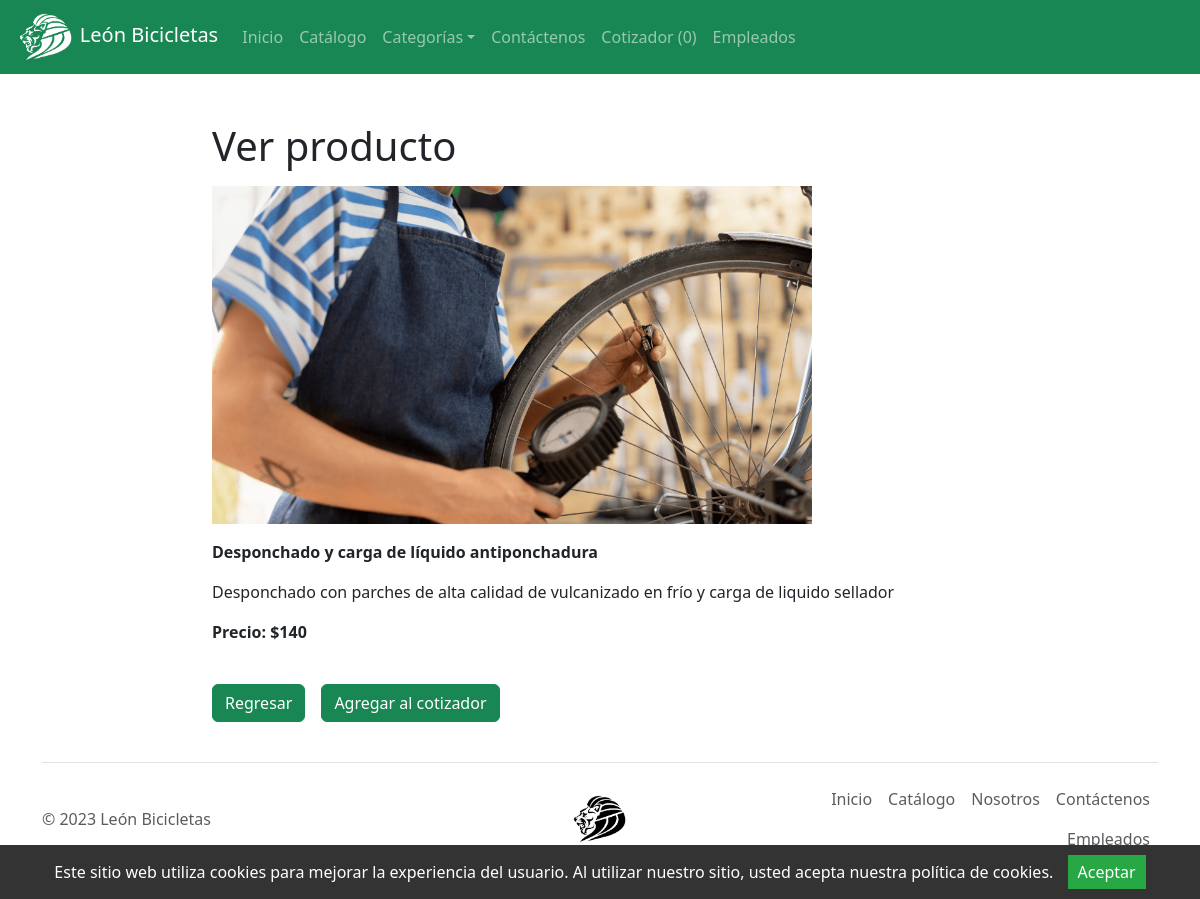
The page /es/verProducto.php?id=25 on the database its author committed.
### tables this page shows
create table productos (
idProd int primary key auto_increment,
nomProd varchar(45),
imgProd varchar(45),
descripcionProd varchar(200),
precio int(10),
stock int(10),
idCat int(10)
);

### es/verProducto.php (the view, shortened to what this page needs)
<?php
if (isset($_GET["id"]) && !empty(trim($_GET["id"]))) {
    require_once "./conexion/config.php";
    $sql = "CALL verProducto(?)";
    if ($stmt = $conn->prepare($sql)) {
        $stmt->bind_param("i", $param_id);
        if ($stmt->execute()) {
            $result = $stmt->get_result();
            if ($result->num_rows == 1) {
                $row = $result->fetch_array(MYSQLI_ASSOC);
            } else {
                header("location: error.php");
                exit();
            }
        } else {
            echo "Ups! Algo salió mal. Intenta más tarde.";
        }
    }
} else {
    header("location: error.php");
    exit();
}
include './TEMPLATE/head.php';
?>
<?php
include './TEMPLATE/nav.php';
?>
<div class="wrapper">
    <div class="container-fluid">
        <div class="row">
            <div class="col-md-12">
                <h1 class="mt-5 mb-3">Ver producto</h1>
                <div class="form-group">
                    <?php
                    echo '<p><img style="max-width: 600px;" src="./images/' . $row['imagen'] . '"/></p>';
                    ?>
                </div>
                <div class="form-group">
                    <p><b>
                        <?php echo $row["nombre"]; ?>
                    </b></p>
                </div>
                <div class="form-group">
                    <p>
                            <?php echo $row["descripcion"]; ?>
                    </p>
                </div>
                <div class="form-group">
                    <p><b>
                            <?php echo 'Precio: $' . $row["valor"]; ?>
                        </b></p>
                </div>
                <br>
                <div class="d-flex">
                <p><a href="./catalogo.php" class="btn btn-success">Regresar</a></p>
                <form action="" method="post">
                    <button class="btn btn-success mx-3" name="btnAccion" type="submit" value="Agregar">Agregar al cotizador</button>
                </form>
                </div>
            </div>
        </div>
    </div>
</div>
<?php
include './TEMPLATE/footer.php';
?>

### rows shown on the page
productos: imgProd (picture), nomProd "Desponchado y carga de líquido antiponchadura", descripcionProd "Desponchado con parches de alta calidad de vulcanizado en frío y carga de liquido sellador", precio "140"
